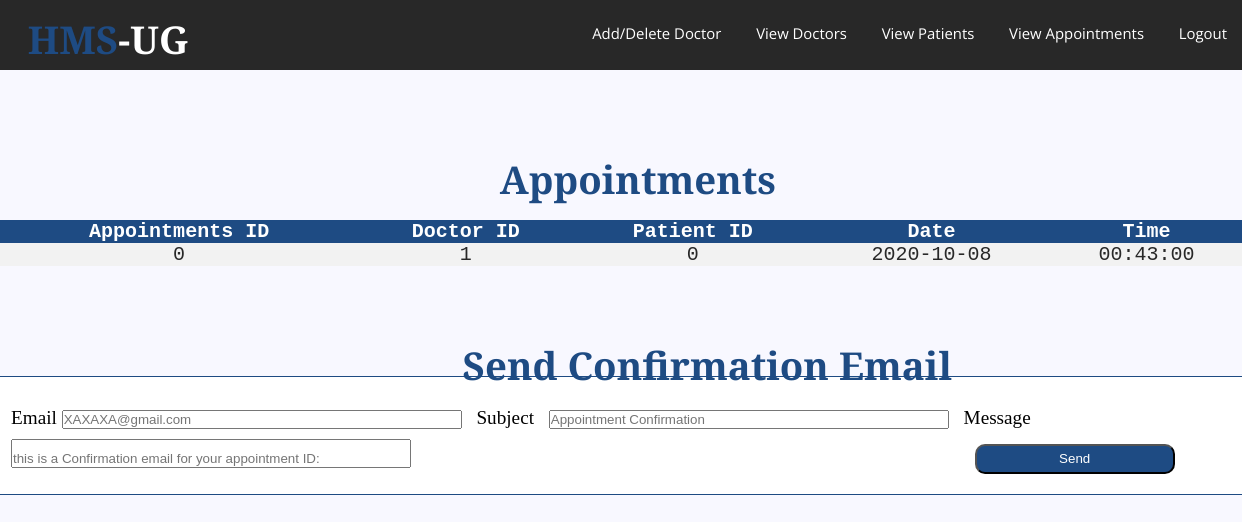
The app's page /presentaionlayer/admin/viewappointments.php with its own data.
### tables this page shows
CREATE TABLE `bookapp` (
  `AppoID` int(11) NOT NULL,
  `Date` date NOT NULL,
  `Time` time NOT NULL,
  `patientID` int(11) NOT NULL,
  `docID` int(11) NOT NULL
);

### presentaionlayer/admin/viewappointments.php (the view, shortened to what this page needs)
<?php include '../../datalayer/bookserver.php'; ?>
<!DOCTYPE html>
<html>
<head>
	<link rel="stylesheet" href="style5.css">
</head>
<header>
	<h1>HMS<span>-UG</span></h1>
	<nav>
		<ul>
			<li><a href="index3.php">Add/Delete Doctor</a></li>
			<li><a href="viewdoctor.php">View Doctors</a></li>
			<li><a href=" viewpatients.php">View Patients</a></li>
			<li><a href="viewappointments.php">View Appointments</a></li>
			<li><a href="../../applicationlayer/Doctorpatient.php">Logout</a></li>
		</ul>
	</nav>
</header>
<body>
	<h1 style="margin-left:40% ;margin-top:80px" class="asd"> Appointments </h1>
	<table class="table4">
		<tr>
			<th>Appointments ID</th>
			<th>Doctor ID</th>
			<th>Patient ID</th>
			<th>Date</th>
			<th>Time</th>
		</tr>
		<?php $sql3 = "SELECT  * FROM  bookapp ";
		$result3 = $mysqli->query($sql3);
		if (mysqli_num_rows($result3) >= 1) {
			while ($row3 = $result3->fetch_assoc()) {
				echo "<tr><td>" . $row3["AppoID"] . "</td><td>" . $row3["docID"] . "</td><td>" . $row3["patientID"] . "</td><td>" . $row3["Date"] . "</td><td>" . $row3['Time'] . "</td></tr>";
			}
			echo "</table";
		}
		?>
	</table>
	<h1 style="margin-left:37% ;margin-top:70px" class="asd">Send Confirmation Email </h1>
	<form role="form" method="post" enctype="multipart/form-data" class="form1" style="width: 100%;margin-top:110px;margin-left: -10px;">
		<div classs="xa" style="margin-top:0px">
			<label for="email" style="width:40px;">Email</label>
			<input type="email" id="email" name="email" maxlength="50" style="width:400px;" placeholder="XAXAXA@gmail.com">
			<label for="subject" style="margin:10px ;display: inline-block;">Subject</label>
			<input type="text" id="subject" name="subject" maxlength="50" style="width:400px;" placeholder="Appointment Confirmation">
			<label for="name" style="margin:10px ;display:inline-block;">Message</label>
			<input type="text" placeholder="this is a Confirmation email for your appointment ID:" type="textarea" id="message" name="message" rows="1" style="width:400px;padding-top: 10px" maxlength="2000">
			<button type="submit" id="message" name="sendemail" style="width:200px;height:30px;border-radius: 10px; background: #1e4b83 ;margin-left:45%;color: white ">Send
			</button>
		</div>
	</form>
</body>
</html>

### presentaionlayer/admin/style5.css (style rules this page uses)
body,html { margin: 0; padding: 0; }
header { width: 100%; height: 70px; background-color: #282828; }
h1 { position: absolute; padding: 3px; float: left; margin-left: 2%; margin-top: 10px; font-family: 'Alfa Slab One',cursive; color: #1e4b83; }
span { color: #ffffff; }
ul { width: auto; float: right; margin-top: 8px; }
li { display: inline-block; padding: 15px 15px; }
a { text-align: center; color: #ffffff; text-decoration: none; font-family: 'Open Sans',sans-serif; font-size: 1.2vw; }
* { margin: 0px; padding: 0px; }
body { font-size: 120%; background: #F8F8FF; }
.table4 { border-collapse: collapse; width: 100%; color: #282828; font-family: monospace; font-size: 20px; text-align: center; margin-top:150px; padding: 0; }
th { background-color: #1e4b83; color: white; width: auto; }
tr:nth-child(even) { background-color: #f2f2f2; width: auto; }
form { width: 30%; margin:0px 20px 0px 50px; padding: 20px; border: 1px solid #1e4b83; background: white; border-radius: 0px 0px 10px 10px; }

### records on screen
bookapp: AppoID "0", docID "1", patientID "0", Date "2020-10-08", Time "00:43:00"
